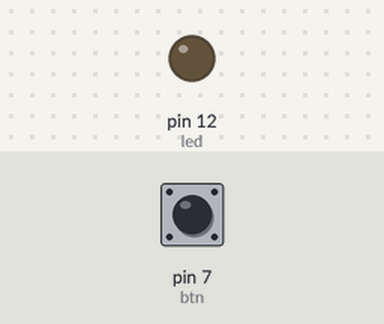
This sketch was run on a simulated Arduino Uno, built with avr-gcc and run on an emulated ATmega328P. Parts: output pins drawn as LEDs (lit = HIGH). The inputs (shaded band) are chosen by the test bench; at power-on: pin 7 (btn) LOW.

Above: at 1.2 s.
1.3 s: pin 7 (btn) pulled HIGH for 0.15 s
At 1.37 s:
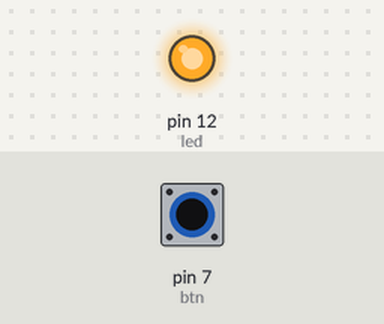
2.9 s: pin 7 (btn) pulled HIGH for 3.2 s
At 7.0 s:
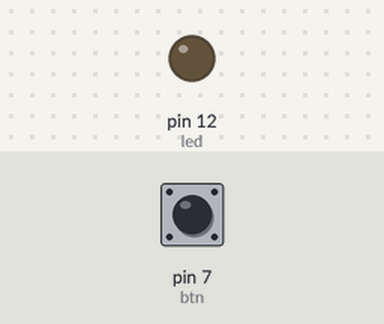
Timing chart, 0 to 8.5 s (numbered marks = the images above; inputs shaded):
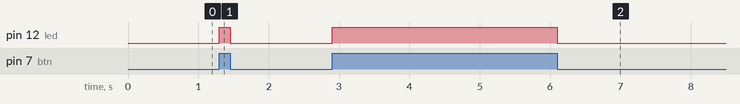

Measured:
- after the input at 1.3 s, pin 12 (led): LOW → HIGH at once, → LOW 0.15 s later
- after the input at 2.9 s, pin 12 (led): LOW → HIGH at once, → LOW 3.2 s later

The sketch:

led1.ino
```cpp
int led = 12;
int btn = 7;

void setup(){
  pinMode(led, OUTPUT);
  pinMode(btn, INPUT);
}

void loop(){
  int value = digitalRead(btn);
  if(value == HIGH){
    digitalWrite(led, HIGH);
  } else {
     digitalWrite(led, LOW);
    }
}
```
